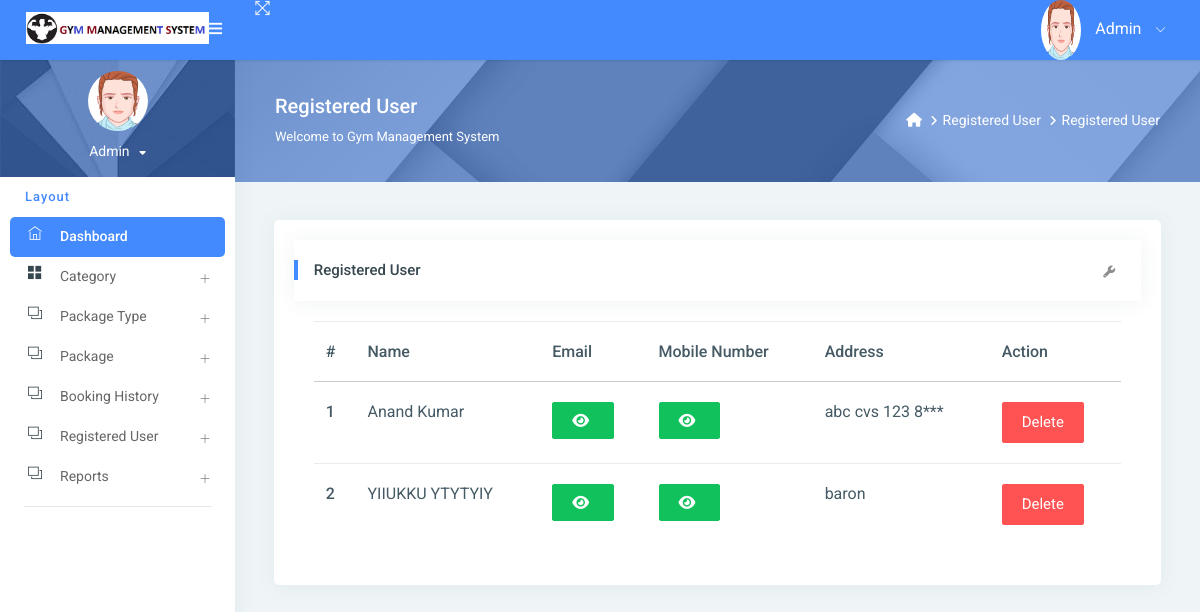
The page /reg_user/ (signed in) on the database its author committed.
### gym/models.py (models this page shows, shortened)
class Signup(models.Model):
    user = models.ForeignKey(User, on_delete=models.CASCADE, null=True)
    mobile = models.CharField(max_length=15, null=True)
    state = models.CharField(max_length=150, null=True)
    city = models.CharField(max_length=150, null=True)
    address = models.CharField(max_length=200, null=True)
    creationdate = models.DateTimeField(auto_now_add=True)

### gym/views.py (the view)
# urls.py: path('reg_user/', reg_user, name="reg_user"),
@login_required(login_url='/admin_login/')
def reg_user(request):
    data = Signup.objects.all()
    d = {'data': data}
    return render(request, "admin/reg_user.html", locals())

### gym/templates/admin/reg_user.html (shortened to what this page needs)
{% extends 'admin_base.html' %}
{% load static %}
{% block main %}
<link rel="stylesheet" href="https://cdnjs.cloudflare.com/ajax/libs/font-awesome/6.2.0/css/all.min.css" />
<div class="page-header">
    <div class="page-block">
        <div class="row align-items-center">
            <div class="col-md-8">
                <div class="page-header-title">
                    <h5 class="m-b-10">Registered User</h5>
                    <p class="m-b-0">Welcome to Gym Management System</p>
                </div>
            </div>
            <div class="col-md-4">
                <ul class="breadcrumb-title">
                    <li class="breadcrumb-item">
                        <a href="{% url 'admin_home' %}"> <i class="fa fa-home"></i> </a>
                    </li>
                    <li class="breadcrumb-item"><a href="">Registered User</a>
                    </li>
                    <li class="breadcrumb-item"><a href="">Registered User</a>
                    </li>
                </ul>
            </div>
        </div>
    </div>
</div>
<div class="pcoded-inner-content">
    <div class="main-body">
        <div class="page-wrapper">
            <div class="page-body">
                <div class="row">
                    <div class="col-md-12">
                        <div class="card">
                            <div class="card-block">
                                <div class="card-header">
                                    <h5> Registered User</h5>
                                    <div class="card-header-right">
                                        <ul class="list-unstyled card-option">
                                            <li><i class="fa fa fa-wrench open-card-option"></i></li>
                                        </ul>
                                    </div>
                                </div>
                                <div class="card-block table-border-style">
                                    <div class="table-responsive">
                                        <table class="table">
                                            <thead>
                                            <tr>
                                                <th>#</th>
                                                <th>Name</th>
                                                <th>Email</th>
                                                <th>Mobile Number</th>
                                                <th>Address</th>
                                                <th>Action</th>
                                            </tr>
                                            </thead>
                                            <tbody>
                                            {% for i in data %}
                                            <tr>
                                                <th scope="row">{{forloop.counter}}</th>
                                                <td>{{i.user.first_name}} {{i.user.last_name}}</td>
                                                 <td><span id="email-{{forloop.counter}}" class="password">{{i.user.username}}</span>
                                                     <button type="button" class="btn btn-success" id="email-btn-{{forloop.counter}}" onclick="togglePassword('email-{{forloop.counter}}', this.id)"><i class="fa fa-eye"></i></button>
                                                 </td>
                                                 <td>
                                                    <button type="button" class="btn btn-success" id="mobile-btn-{{forloop.counter}}" onclick="togglePassword('mobile-{{forloop.counter}}', this.id)"><i class="fa fa-eye"></i></button>
                                                  </td>
                                                <td>{{i.address}}</td>
                                                <td>
                                                    <a href="{% url 'delete_user' i.id %}"
                                                       onclick="return confirm('Are you sure to Delete')"
                                                       class="btn btn-danger">Delete</a>
                                                </td>
                                            </tr>
                                            {% endfor %}
                                            </tbody>
                                        </table>
                                    </div>
                                </div>
                            </div>
                        </div>
                    </div>
                </div>
            </div>
        </div>
    </div>
</div>
{% endblock %}

### gym/templates/admin/reg_user.html (style rules this page uses)
.table-responsive { font-size:11px; }
td { padding:0px; }

### rows shown on the page
Signup: user.first_name "Anand", user.last_name "Kumar", address "abc cvs 123 8***"
Signup: user.first_name "YIIUKKU", user.last_name "YTYTYIY", address "baron"
